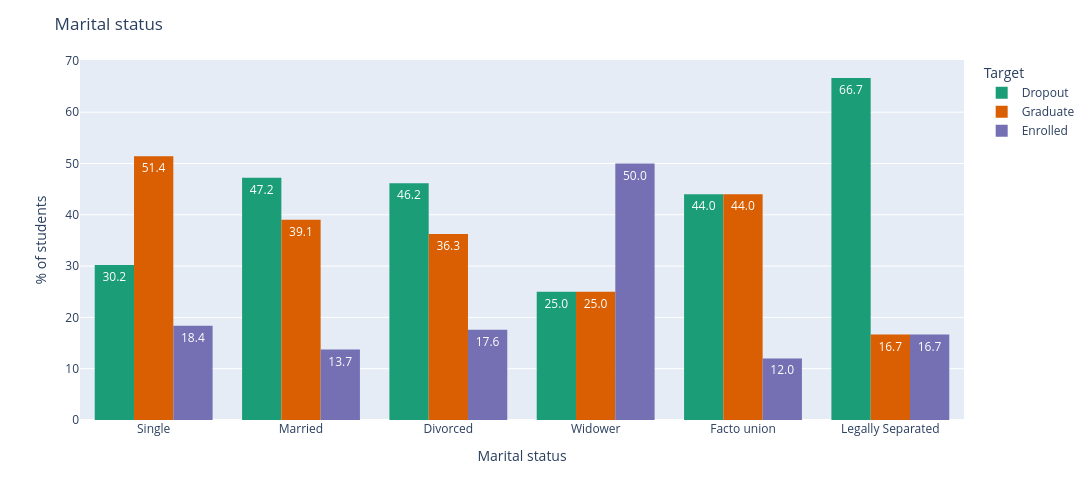

The code cell stored with this chart in its notebook:
### Markdown cell above
- The great majority of students are **single** (3,919 students, roughly 88–90% of the sample). This is expected, since most students are of typical university age.

- A small share are **married** (379 students, about 8–9%), which suggests a group of older or part-time students.

- The remaining categories are very small:

| Status | Count | Note |
| ----------------- | -------- | ------------------------------------------------------ |
| Divorced | 91 | Likely older students or those returning to study |
| Facto union | 25 | Living together without a registered marriage |
| Legally separated | 6 | Negligible |
| Widower | 4 | Very rare |

### Code cell
# Convert to pandas for visualization
data_viz_pd = data_viz.toPandas()

fig = px.histogram(data_viz_pd, x='Marital status', color = 'Target',
                   width = 1200, height = 500,
                   text_auto='.1f', color_discrete_sequence=px.colors.qualitative.Dark2,
                   barnorm = 'percent', barmode = 'group')

fig.update_layout(title='Marital status', yaxis_title = '% of students')

fig.show()

### Figure 1 — Plotly figure (JSON) as saved in the notebook; plotly's stock layout.template omitted (floating-point values rounded to 4 significant figures; data arrays with more than 128 entries replaced by an {"elided": "..."} marker saying what was removed)
{"data": [{"alignmentgroup": "True", "bingroup": "x", "hovertemplate": "Target=Dropout<br>Marital status=%{x}<br>count (normalized as percent)=%{y}<extra></extra>", "legendgroup": "Dropout", "marker": {"color": "rgb(27,158,119)", "pattern": {"shape": ""}}, "name": "Dropout", "offsetgroup": "Dropout", "orientation": "v", "showlegend": true, "texttemplate": "%{value:.1f}", "type": "histogram", "x": {"elided": "1421 str values"}, "xaxis": "x", "yaxis": "y"}, {"alignmentgroup": "True", "bingroup": "x", "hovertemplate": "Target=Graduate<br>Marital status=%{x}<br>count (normalized as percent)=%{y}<extra></extra>", "legendgroup": "Graduate", "marker": {"color": "rgb(217,95,2)", "pattern": {"shape": ""}}, "name": "Graduate", "offsetgroup": "Graduate", "orientation": "v", "showlegend": true, "texttemplate": "%{value:.1f}", "type": "histogram", "x": {"elided": "2209 str values"}, "xaxis": "x", "yaxis": "y"}, {"alignmentgroup": "True", "bingroup": "x", "hovertemplate": "Target=Enrolled<br>Marital status=%{x}<br>count (normalized as percent)=%{y}<extra></extra>", "legendgroup": "Enrolled", "marker": {"color": "rgb(117,112,179)", "pattern": {"shape": ""}}, "name": "Enrolled", "offsetgroup": "Enrolled", "orientation": "v", "showlegend": true, "texttemplate": "%{value:.1f}", "type": "histogram", "x": {"elided": "794 str values"}, "xaxis": "x", "yaxis": "y"}], "layout": {"barmode": "group", "barnorm": "percent", "height": 500, "legend": {"title": {"text": "Target"}, "tracegroupgap": 0}, "margin": {"t": 60}, "title": {"text": "Marital status"}, "width": 1200, "xaxis": {"anchor": "y", "domain": [0, 1], "title": {"text": "Marital status"}}, "yaxis": {"anchor": "x", "domain": [0, 1], "title": {"text": "% of students"}}}}
